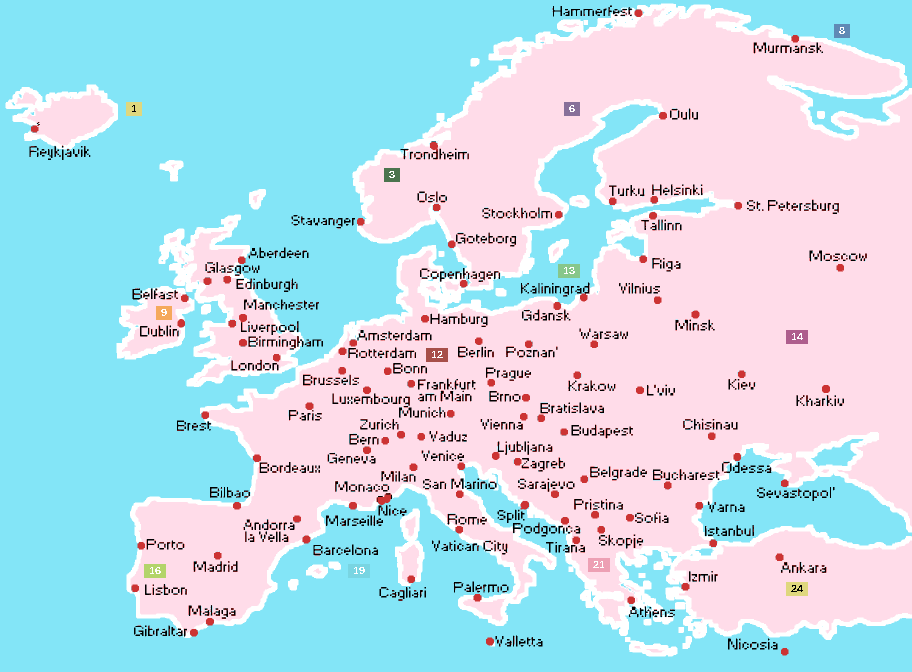
#> input picture benchmarks/atlas-prototype/evidence/europe-before.png, 1824 x 1344 px, given in place of map-v004-white-coastlines.png, which was not available (shown at 1/2 size)
$ python prepare_atlas.py
#> lines starting #> are read from the running program, lines starting #| are printed output that depends on the picture; after the words box and inside, x2 and y2 are one past the last pixel; in counts of white or black regions, pixels touching at a corner belong together; pictures that were not available may be replaced by others from this repository, and a replacement may not be noted
### scripts/georeference.py
#!/usr/bin/env python3
"""Fit each regional sheet's geographic extent by matching it to the world map.

Zooming into the world map runs out of detail, and opening a regional sheet
drops its surroundings to blank white. Both go away if the sheets are placed at
their true positions on one continuous surface, with the world map underneath
filling everything they do not cover.

That needs to know what ground each sheet covers. The publisher states it in
prose per section, but these sheets came from different pages, so the extent is
fitted instead: warp the sheet into the world map's projection under a candidate
extent and score how well its land agrees with the world map's land.

Both are the publisher's own Miller cylindrical, so the warp is four numbers --
the sheet's west, east, south and north edges.
"""
from __future__ import annotations

import argparse
import json
import math
from pathlib import Path

import numpy as np
from PIL import Image

# world-map calibration, recovered from the source's own graticule
W_X0, W_PX_DEG, W_Y_EQ, W_PX_RAD = 2294.25, 12.02, 1439.0, 687.6
REG_SX, REG_SY, REG_TX, REG_TY = 1.9000, 1.9150, 45.0, 17.0


def miller(lat):
    return 1.25 * np.log(np.tan(np.radians(45.0 + 0.4 * np.asarray(lat, float))))


# [34 lines left out: functions world_xy, land, score, not called in this run]


SEED = {
    "usa": (-128, -65, 24, 50), "canada": (-142, -52, 41, 75),
    "caribbean": (-95, -58, 5, 28), "south-america": (-82, -34, -56, 13),
    "europe": (-25, 45, 34, 72), "africa": (-20, 52, -36, 38),
    "middle-east": (25, 80, 12, 45), "russia": (25, 190, 40, 78),
    "asia": (60, 150, -12, 55), "australia": (110, 180, -47, -8),
}


# [54 lines left out: functions fit, main, not called in this run]


# [2 lines that do not run on import are left out]

### benchmarks/atlas-prototype/prepare_atlas.py
"""Build a shared coastline and registered annotation tiles from the existing artwork."""
from pathlib import Path
import json,hashlib,shutil,sys
import numpy as np
from PIL import Image,ImageDraw
from scipy import ndimage as nd
from scipy.interpolate import RBFInterpolator
from prepare_geography import add_overview_lakes,city_anchor

R=Path(__file__).resolve().parent;repo=R.parents[1];A=R/'godot/assets';A.mkdir(exist_ok=True)
sys.path.insert(0,str(repo/'scripts'))
from georeference import miller
PINK=np.array([255,220,233]);CYAN=np.array([131,229,247]);WHITE=np.array([255,255,255]);PALETTE=np.array([PINK,CYAN,WHITE])
def world(lon,lat):return np.array([((2294.25+lon*12.02)-45)/1.9*2,((1439-687.6*miller(lat))-17)/1.915*2])
def sha(p):return hashlib.sha256(p.read_bytes()).hexdigest()
def terrain(a):
 # Remove annotations; retain every terrain pixel, including the existing white coast.
 ok=np.any(np.all(a[:,:,None,:]==PALETTE,3),2)
 # Large white character islands inside colored badges are removed with their backing.
 bad=~ok;bad=nd.binary_fill_holes(bad)
 _,idx=nd.distance_transform_edt(bad,return_indices=True)
 b=a.copy();b[bad]=a[idx[0][bad],idx[1][bad]]
 return b
source=repo/'benchmarks/world-map/pink-cyan-v001/preview/map-v004-white-coastlines.png'
a=np.array(Image.open(source).convert('RGB'))
#> a is the input picture: shape (1344, 1824, 3); mean R, G, B 190.3, 219.4, 233.1
# The old frame is decorative, not a meridian. Extend the nearest inner map pixels.
a[:16]=a[16];a[-16:]=a[-17];a[:,:16]=a[:,16:17];a[:,-16:]=a[:,-17:-16]
#> after `a[:, :16] = a[:, 16:17]`: a: shape (1344, 1824, 3); mean R, G, B 190.4, 219.4, 233.1
Image.fromarray(a).save(A/'world.png')
b=terrain(a)
#> in terrain, `ok=np.any(np.all(a[:,:,None,:]==PALETTE,3),2)`:
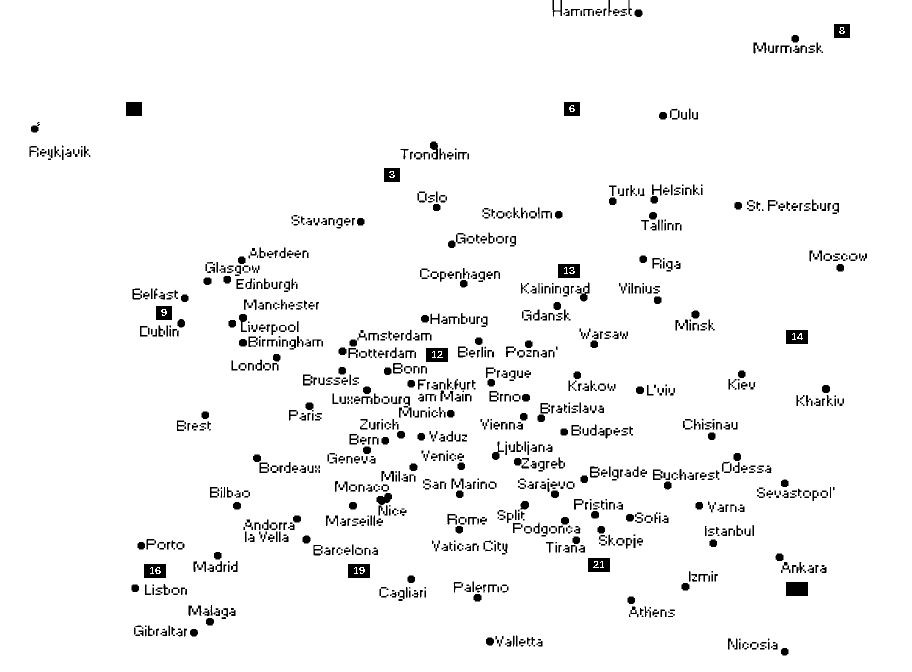
#> ok: shape (1344, 1824) bool (shown at 1/2 size); 95.9% white; 1573 black regions (458 under 20 px), largest, box (x1, y1, x2, y2) and area: (1572, 1164, 1616, 1192) 1232, (852, 696, 896, 724) 1112, (1176, 1116, 1220, 1144) 1112
#> in terrain, `bad = nd.binary_fill_holes(bad)`:
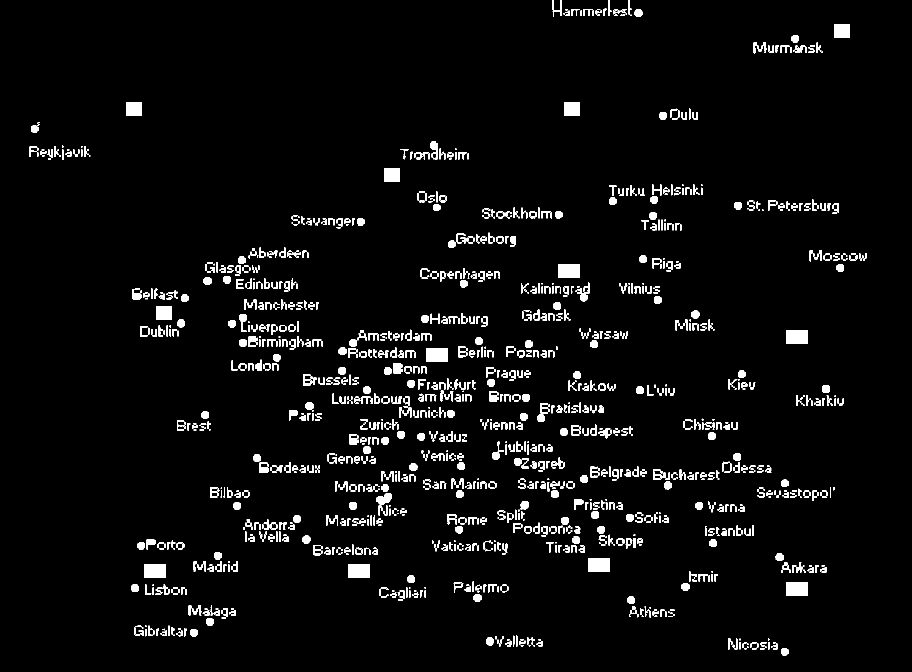
#> bad: shape (1344, 1824) bool (shown at 1/2 size); 4.2% white; 1569 white regions (454 under 20 px), largest, box (x1, y1, x2, y2) and area: (1116, 528, 1160, 556) 1232, (1572, 660, 1616, 688) 1232, (852, 696, 896, 724) 1232
#> in terrain, `b[bad] = a[idx[0][bad], idx[1][bad]]`:
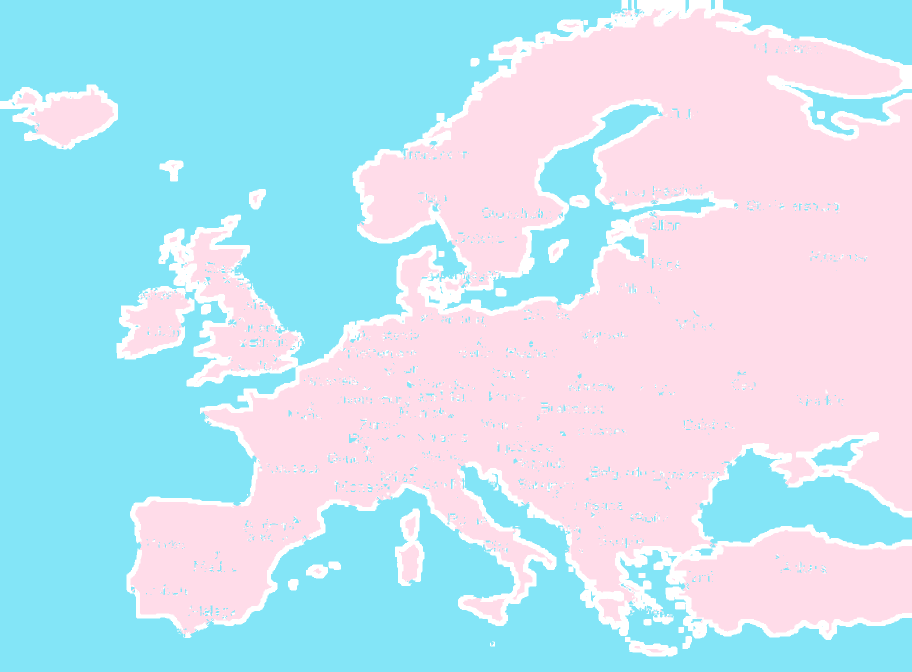
#> b: shape (1344, 1824, 3) (shown at 1/2 size); mean R, G, B 195.5, 227.1, 241.5
# Fill glyph holes left within the large badges using component backing extents.
badge=np.max(a,2)-np.min(a,2)>10
#> badge: shape (1344, 1824) bool; 89.9% white; 3199 black regions (2225 under 20 px), largest, box (x1, y1, x2, y2) and area: (233, 429, 1117, 828) 39230, (1054, 1004, 1824, 1272) 21167, (705, 0, 1281, 448) 15509
badge &= ~np.any(np.all(a[:,:,None,:]==PALETTE,3),2)
#> badge: shape (1344, 1824) bool; 1.8% white; 3590 white regions (3428 under 20 px), largest, box (x1, y1, x2, y2) and area: (852, 696, 896, 724) 1112, (1176, 1116, 1220, 1144) 1112, (1572, 660, 1616, 688) 1108
cc,n=nd.label(badge)
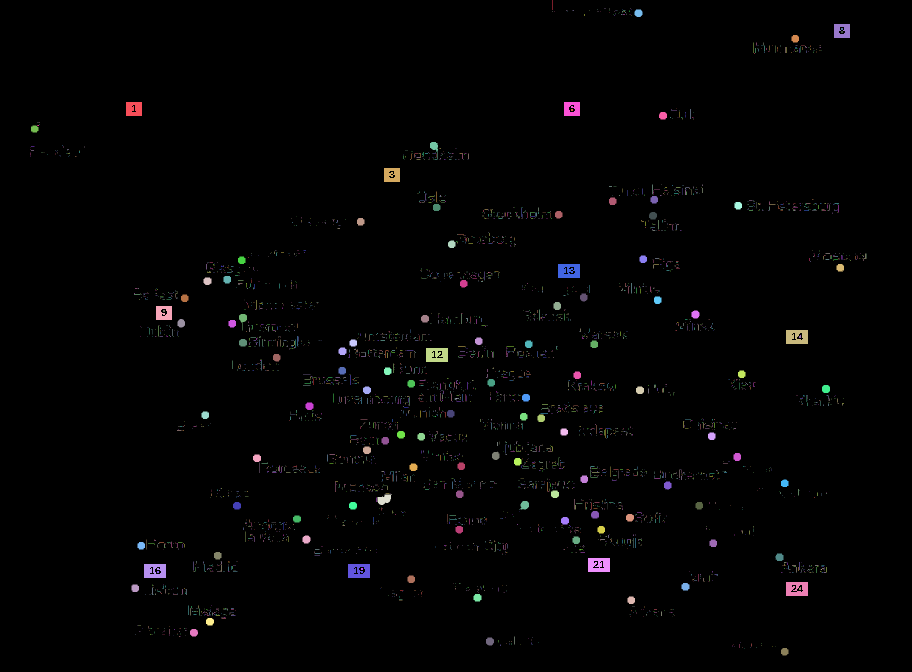
#> cc: shape (1344, 1824) int32 (shown at 1/2 size); 4374 distinct labels, from 0 to 4373; one colour per label, 0 black
#> n = 4373
for s in nd.find_objects(cc):
 if s and s[0].stop-s[0].start>20 and s[1].stop-s[1].start>20:
  y,x=s;box=b[max(0,y.start-3):min(len(b),y.stop+3),max(0,x.start-3):min(b.shape[1],x.stop+3)]
  colors,count=np.unique(box.reshape(-1,3),axis=0,return_counts=True);fill=colors[count.argmax()];b[y,x]=fill
#> this loop made 4373 passes
#> (count, fill) on passes 44, 108, 109, 231, 770, 1109, 1343, 1576, 3948, 3964, 3969: ([1292], [131, 229, 247]), ([1292], [131, 229, 247]), ([1292], [255, 220, 233]), ([1292], [255, 220, 233]), ([1700], [131, 229, 247]), ([1292], [255, 220, 233]), ([1700], [255, 220, 233]), ([1700], [255, 220, 233]), ([1700], [255, 220, 233]), ([1700], [255, 220, 233]), ([1700], [131, 229, 247])
#> (colors, count) on pass 3397: ([[131, 229, 247], [255, 220, 233], [255, 255, 255]], [463, 326, 156])
#> b: shape (1344, 1824, 3); 0.01% of pixels changed, all inside (x1, y1, x2, y2) = (755, 989, 784, 1010)
# Muse repair is confined to the missing Pacific segment. Existing Australia stays intact.
pacific=Image.open(R/'generation/pacific-01/image-01.png').convert('RGB').resize((1100,800),Image.Resampling.NEAREST)
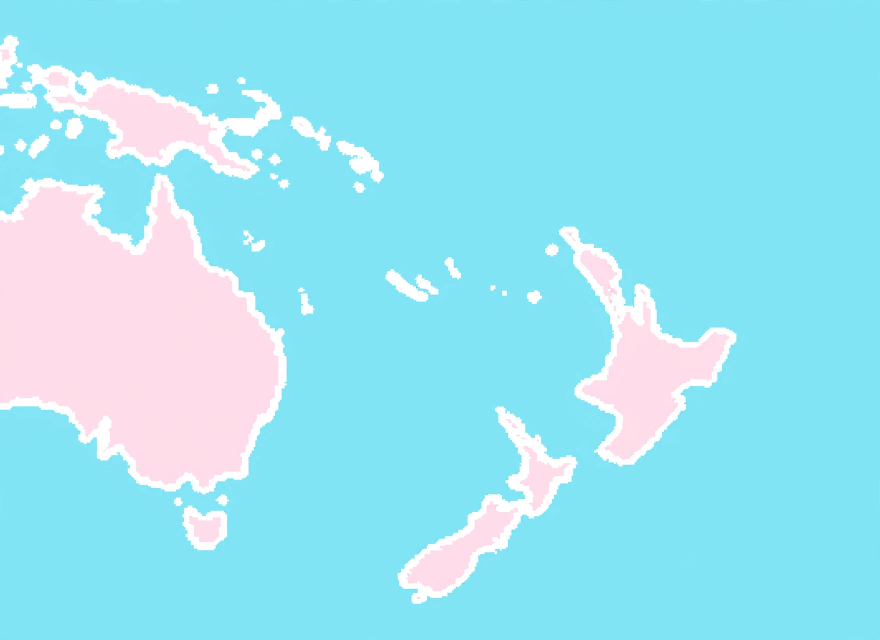
#> input picture benchmarks/atlas-prototype/generation/pacific-01/image-01.png, 1760 x 1280 px (shown at 1/2 size)
p=np.array(pacific);v=p.reshape(-1,3).astype(int);p=PALETTE[((v[:,None]-PALETTE)**2).sum(2).argmin(1)].reshape(p.shape).astype('uint8')
# Copy only the sea/New Zealand side, leaving Australia's approved pixels untouched.
# Retain the Muse New Zealand silhouette, scaled to its mainland geographic extent.
# Rebuild its white stroke after resizing so it stays eight native pixels thick.
nz=np.all(p==PINK,2);nz[:260]=False;nz[:,:488]=False
#> after `nz = np.all(p == PINK, 2)`: nz: shape (800, 1100) bool; 13.5% white; 99 white regions (87 under 20 px), largest, box (x1, y1, x2, y2) and area: (0, 227, 348, 610) 86459, (727, 377, 911, 576) 14144, (65, 105, 312, 214) 8291
#> after `nz[:, :488] = False`: nz: shape (800, 1100) bool; 2.5% white; 41 white regions (34 under 20 px), largest, box (x1, y1, x2, y2) and area: (727, 377, 911, 576) 14144, (508, 627, 647, 739) 5036, (650, 557, 712, 638) 1774
ys,xs=np.where(nz);crop=Image.fromarray(nz[ys.min():ys.max()+1,xs.min():xs.max()+1])
#> after `crop = Image.fromarray(nz[ys.min():ys.max() + 1, xs.min():xs.max() + 1`:
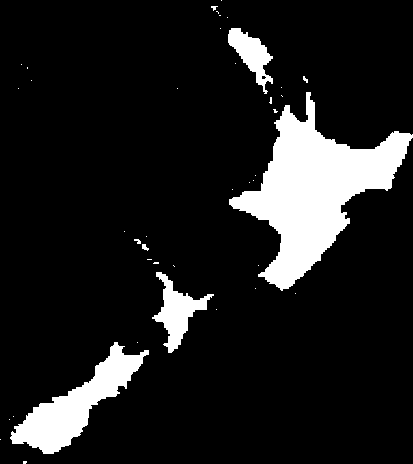
#> crop: PIL image 413x464 1; 11.7% white; 41 white regions (34 under 20 px), largest, box (x1, y1, x2, y2) and area: (229, 92, 413, 291) 14144, (10, 342, 149, 454) 5036, (152, 272, 214, 353) 1774
west,north=world(166.4,-34.4);east,south=world(178.6,-47.3)
nw,nh=round(east-west),round(south-north)
nz_small=np.array(crop.resize((nw,nh),Image.Resampling.NEAREST),bool)
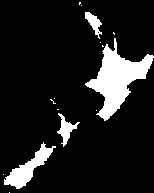
#> nz_small: shape (193, 154) bool; 11.7% white; 15 white regions (11 under 20 px), largest, box (x1, y1, x2, y2) and area: (85, 38, 154, 121) 2202, (4, 142, 56, 189) 779, (57, 113, 80, 147) 272, (85, 12, 102, 39) 201
#> (the run stopped early here; a loop or call above may not have finished)
